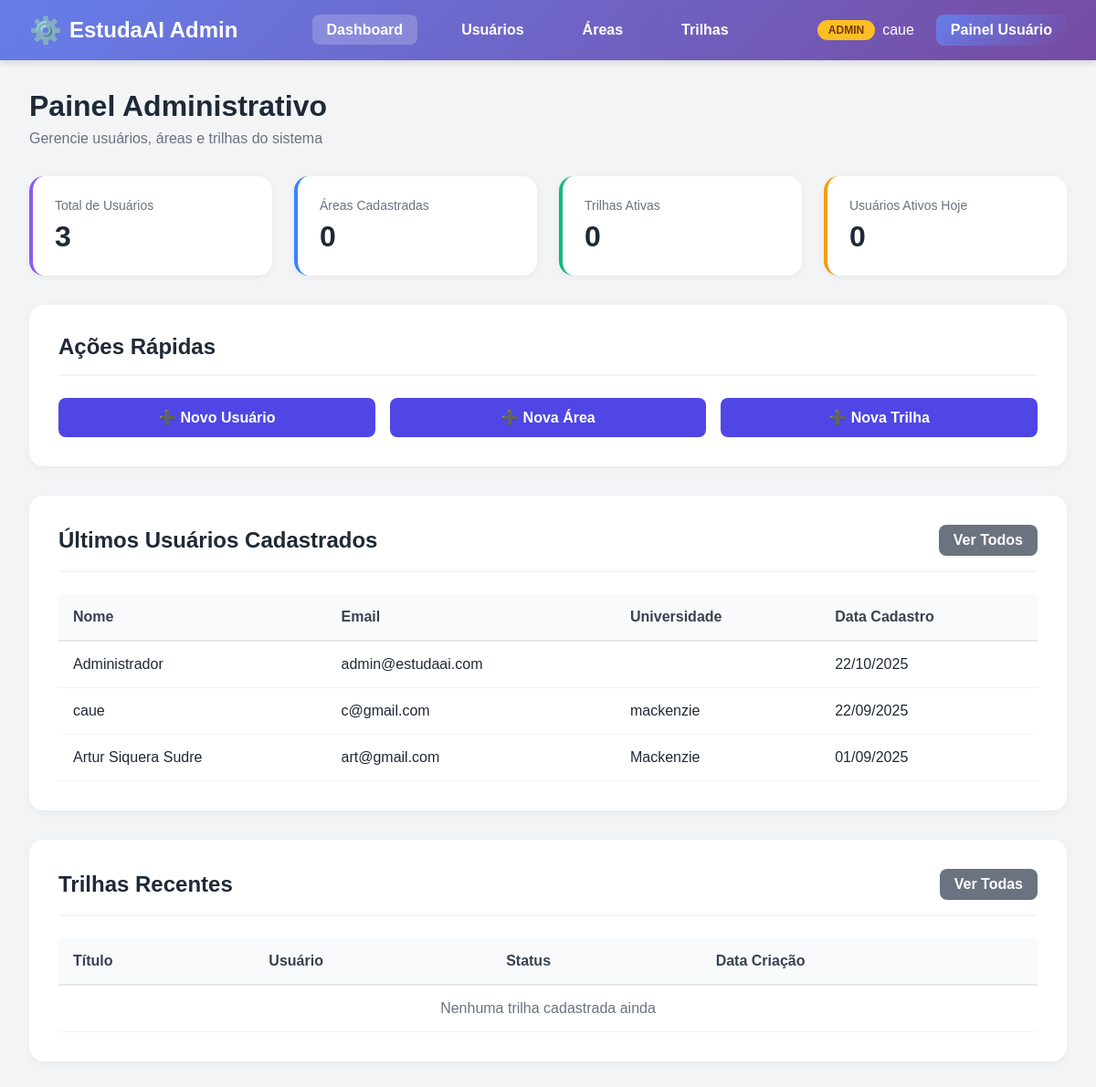
The page /usuarios/admin-panel/ (signed in) on the database as committed earlier.
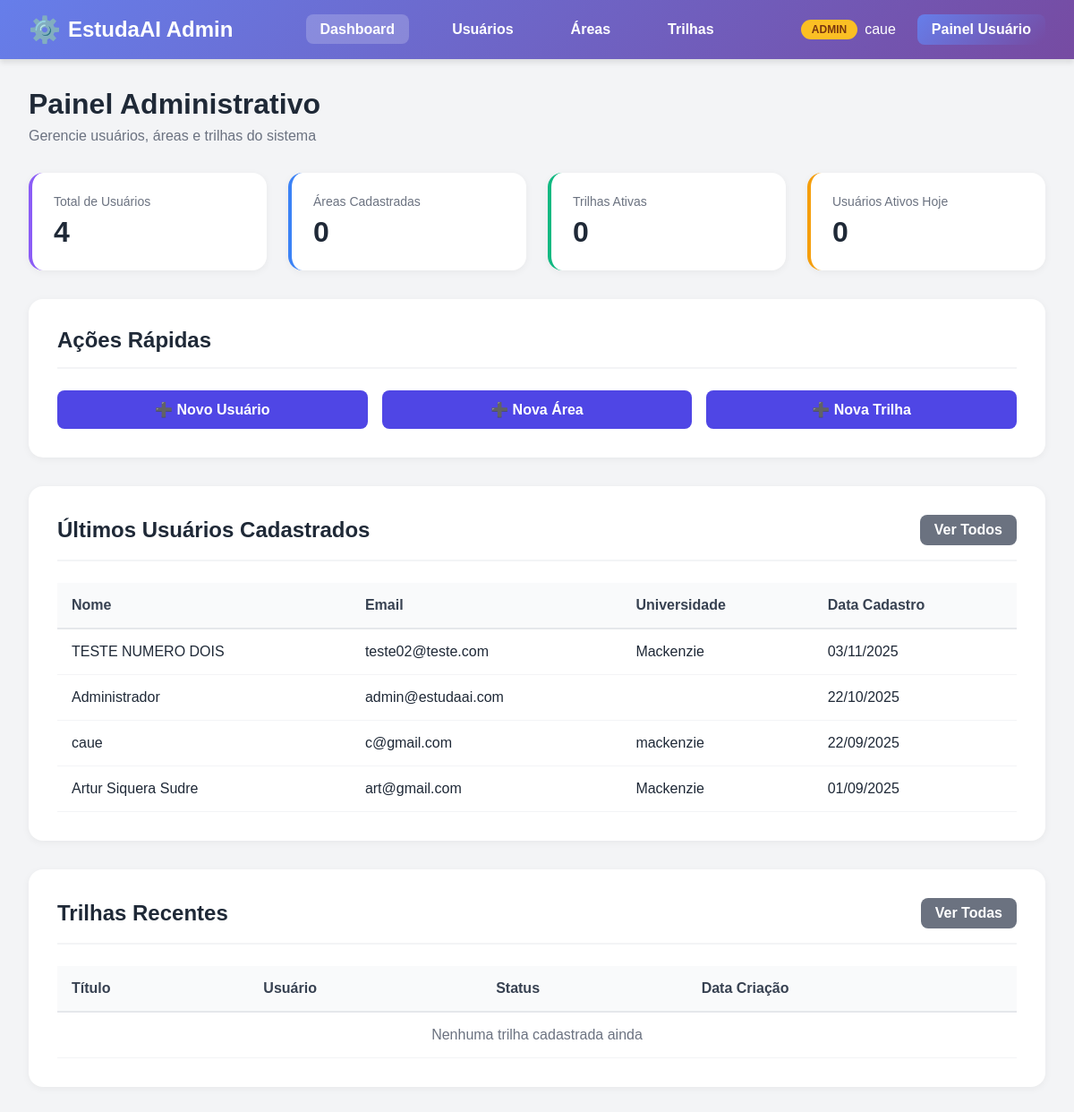
The same page on the database as committed later.
### usuarios/models.py (models this page shows, shortened)
class Usuario(AbstractUser): #criação de uma classe usuário
    nome = models.CharField(max_length=100)#Char pois é tudo caracter, o tamanho pode variar, sendo de caso a caso
    email = models.EmailField(unique=True)#modelo específico de email, pois email tem seus peculiaridades, ex: @
    universidade = models.CharField(max_length=255)#Char pois é tudo caracter
    curso = models.CharField(max_length=255)#Char pois é tudo caracter
    ano_formatura = models.IntegerField(null=True, blank=True, validators=[MinValueValidator(2000), MaxValueValidator(2060)])# Intenger para números inteiros, null=True --> o Banco não dará erro se estiver vazio
    idade = models.IntegerField(null=True, blank=True, validators=[MinValueValidator(8), MaxValueValidator(100)])#blank=True --> o django aceitará formulários com essa parte em branco, mine max value validator para validar e não ter número absurdoss
    nome = models.CharField(max_length=100)  # Nome completo do usuário
    email = models.EmailField(unique=True)  # Email único no sistema
    universidade = models.CharField(max_length=255)  # Nome da universidade
    curso = models.CharField(max_length=255)  # Nome do curso
    ano_formatura = models.IntegerField(
        null=True, blank=True,  # Permite valores vazios
        validators=[MinValueValidator(2000), MaxValueValidator(2060)]  # Entre 2000 e 2060
    )
    idade = models.IntegerField(
        null=True, blank=True,  # Permite valores vazios
        validators=[MinValueValidator(8), MaxValueValidator(100)]  # Entre 8 e 100 anos
    )
    REQUIRED_FIELDS = ['nome', 'email', 'universidade', 'curso', 'ano_formatura', 'idade']

### usuarios/views.py (the view)
# urls.py: path('admin-panel/', views.admin_dashboard, name='admin_dashboard'),  # Dashboard admin
@login_required(login_url='login')
@user_passes_test(user_is_staff, login_url='dashboard')
def admin_dashboard(request):
    total_usuarios = Usuario.objects.count()
    total_areas = Area.objects.count()
    total_trilhas = Trilha.objects.filter(ativa=True).count()
    hoje = timezone.now()
    ontem = hoje - timedelta(days=1)
    usuarios_ativos_hoje = Usuario.objects.filter(last_login__gte=ontem).count()
    ultimos_usuarios = Usuario.objects.order_by('-date_joined')[:5]
    ultimas_trilhas = Trilha.objects.select_related('usuario', 'area').order_by('-data_criacao')[:5]
    context = {
        'total_usuarios': total_usuarios,
        'total_areas': total_areas,
        'total_trilhas': total_trilhas,
        'usuarios_ativos_hoje': usuarios_ativos_hoje,
        'ultimos_usuarios': ultimos_usuarios,
        'ultimas_trilhas': ultimas_trilhas,
    }
    return render(request, 'usuarios/admin/admin_dashboard.html', context)

### usuarios/views.py (called while the page is built)
def user_is_staff(user):
    return user.is_staff

### usuarios/templates/usuarios/admin/admin_dashboard.html (shortened to what the changed rows need)
{% load static %}
<!DOCTYPE html>
<html lang="pt-BR">
<head>
    <link rel="stylesheet" href="{% static 'usuarios/admin-style.css' %}">
</head>
<body>
    <header class="admin-navbar">
        <nav class="admin-nav-container">
            <div class="admin-user-info">
                <span class="admin-badge">ADMIN</span>
                <span>{{ user.username }}</span>
                <a href="{% url 'dashboard' %}" style="background: linear-gradient(135deg, #667eea 0%, #764ba2 100%); color: white; padding: 0.5rem 1rem; border-radius: 0.5rem; font-weight: 600; text-decoration: none; margin-left: 1rem; transition: transform 0.2s; display: inline-block;" onmouseover="this.style.transform='translateY(-2px)'" onmouseout="this.style.transform='translateY(0)'">Painel Usuário</a>
            </div>
        </nav>
    </header>
    <main class="admin-container">
        <div class="admin-header">
            <h1 class="admin-title">Painel Administrativo</h1>
        </div>
        <div class="stats-grid">
            <div class="stat-card purple">
                <div class="stat-label">Total de Usuários</div>
                <div class="stat-value">{{ total_usuarios }}</div>
            </div>
        </div>
        <div class="admin-card">
            <div class="card-header">
                <h2 class="card-title">Ações Rápidas</h2>
            </div>
        </div>
        <div class="admin-card">
            <div class="card-header">
                <h2 class="card-title">Últimos Usuários Cadastrados</h2>
            </div>
            <div class="table-container">
                <table class="admin-table">
                    <thead>
                        <tr>
                            <th>Nome</th>
                            <th>Email</th>
                            <th>Universidade</th>
                            <th>Data Cadastro</th>
                        </tr>
                    </thead>
                    <tbody>
                        {% for usuario in ultimos_usuarios %}
                        <tr>
                            <td>{{ usuario.nome }}</td>
                            <td>{{ usuario.email }}</td>
                            <td>{{ usuario.universidade }}</td>
                            <td>{{ usuario.date_joined|date:"d/m/Y" }}</td>
                        </tr>
                        {% empty %}
                        <tr>
                            <td colspan="4" style="text-align: center; color: #6b7280;">
                                Nenhum usuário cadastrado ainda
                            </td>
                        </tr>
                        {% endfor %}
                    </tbody>
                </table>
            </div>
        </div>
        <div class="admin-card">
            <div class="card-header">
                <h2 class="card-title">Trilhas Recentes</h2>
            </div>
            <div class="table-container">
                <table class="admin-table">
                    <thead>
                        <tr>
                            <th>Título</th>
                            <th>Usuário</th>
                            <th>Status</th>
                            <th>Data Criação</th>
                        </tr>
                    </thead>
                </table>
            </div>
        </div>
    </main>
</body>
</html>

Rows that differ between the two databases and show on the page:
added Usuario: nome "TESTE NUMERO DOIS", email "teste02@teste.com", universidade "Mackenzie", date_joined "03/11/2025"
Other text that changed with them:
{{ total_usuarios }}: "3" → "4"
